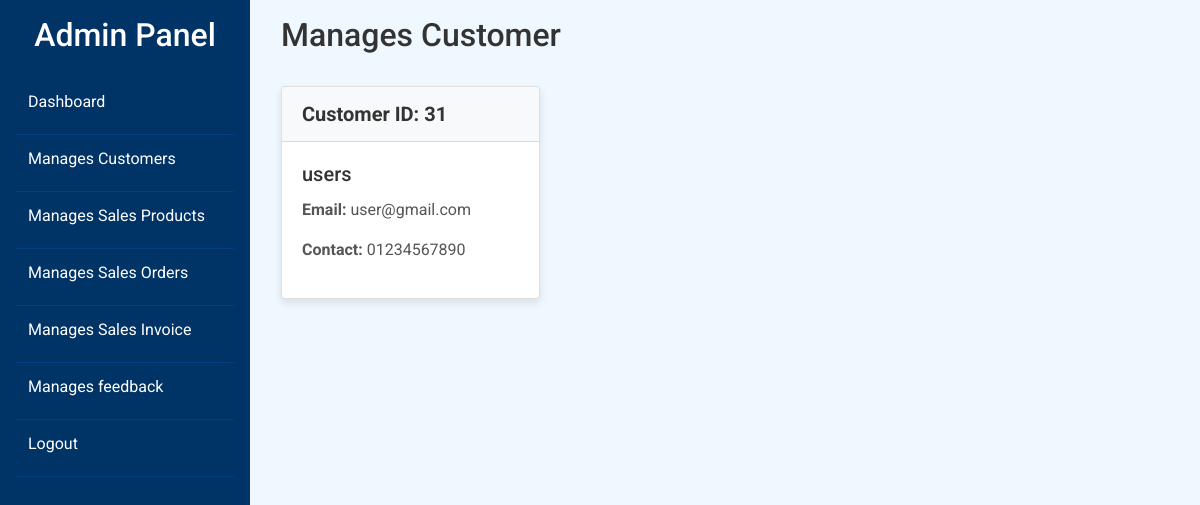
The page /footwear-mahi/footwear/admin_customer.php (signed in) on the database its author committed.
### tables this page shows
CREATE TABLE `users` (
  `id` int(100) NOT NULL,
  `name` varchar(100) NOT NULL,
  `email` varchar(100) NOT NULL,
  `password` varchar(100) NOT NULL,
  `user_type` varchar(20) NOT NULL DEFAULT 'user',
  `contact` varchar(15) NOT NULL,
  `created_at` timestamp NOT NULL DEFAULT current_timestamp()
);

### footwear-mahi/footwear/admin_customer.php (the view, shortened to what this page needs)
<?php
@include 'config.php';
?>
<!DOCTYPE html>
<html lang="en">
<head>
    <link rel="stylesheet" href="https://maxcdn.bootstrapcdn.com/bootstrap/4.5.2/css/bootstrap.min.css">
    <link rel="stylesheet" href="admin_styles.css">
</head>
<body>
<?php include 'admin_navbar.php' ?>
<div class="content w-75 p-3">
    <div class="container-fluid">
        <section class="user-accounts">
            <div class="d-flex justify-content-between align-items-center mb-4">
                <h2 class="text-center">Manages Customer</h2>
            </div>
            <div class="row">
                <?php
                    $select_users = $conn->prepare("SELECT * FROM `users` WHERE user_type = 'user'");
                    $select_users->execute();
                    while($fetch_users = $select_users->fetch(PDO::FETCH_ASSOC)){
                ?>
                    <div class="col-md-4">
                        <div class="card customer-card">
                            <div class="card-header">
                                Customer ID: <?= $fetch_users['id']; ?>
                            </div>
                            <div class="card-body">
                                <h5 class="card-title"><?= $fetch_users['name']; ?></h5>
                                <p class="customer-details"><strong>Email:</strong> <?= $fetch_users['email']; ?></p>
                                <p class="customer-details"><strong>Contact:</strong> <?= $fetch_users['contact']; ?></p>
                            </div>
                        </div>
                    </div>
                <?php
                    }
                ?>
            </div>
        </section>
    </div>
</div>
</body>
</html>

### footwear-mahi/footwear/admin_styles.css (style rules this page uses)
* { box-sizing: border-box; margin: 0; padding: 0; }
body { font-family: "Roboto", sans-serif; background-color: #f0f8ff; color: #333; }
.content { margin-left: 250px; padding: 20px; }

### footwear-mahi/footwear/admin_customer.php (style rules this page uses)
.customer-card { box-shadow: 0 4px 8px rgba(0, 0, 0, 0.1); margin-bottom: 20px; transition: transform 0.3s ease; }
.card-header { background-color: #f8f9fa; font-size: 1.25rem; font-weight: bold; }
.customer-details { font-size: 1rem; color: #555; }

### rows shown on the page
users: id "31", name "users", email "user@gmail.com", contact "01234567890"
